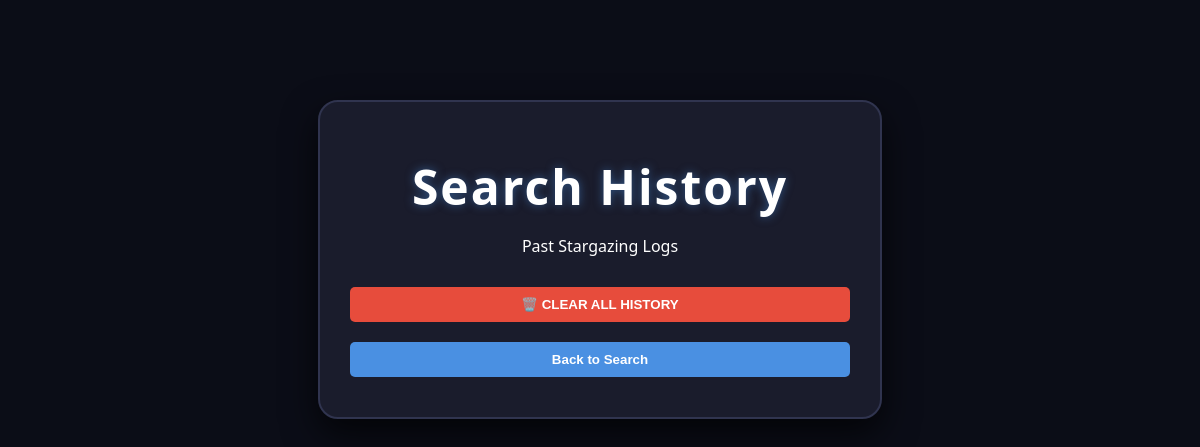
Before: /history with the older database file.
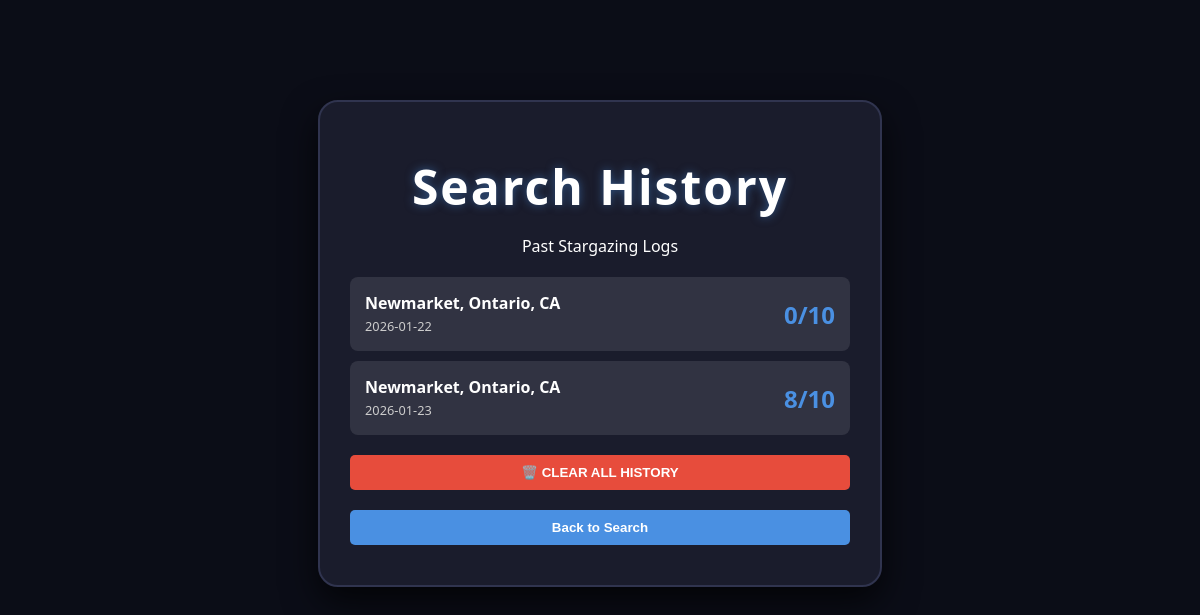
After: the same page with the newer database file.
### tables this page shows
CREATE TABLE searches (
        id INTEGER PRIMARY KEY AUTOINCREMENT,
        search_date TEXT,
        location TEXT,
        score INTEGER
    );

### app.py (the view)
@app.route('/history')
def history():
    conn = sqlite3.connect('database.db')
    conn.row_factory = sqlite3.Row
    cur = conn.cursor()
    cur.execute("SELECT * FROM searches ORDER BY id DESC")
    all_searches = cur.fetchall()
    conn.close()
    return render_template('history.html', searches=all_searches)

### templates/history.html (shortened to what this page needs)
<!DOCTYPE html>
<html>
<head>
    <link rel="stylesheet" href="{{ url_for('static', filename='style.css') }}">
</head>
<body>
    <div class="container history-container">
        <h1>Search History</h1>
        <p>Past Stargazing Logs</p>
        <div style="text-align: left; margin-top: 20px;">
            {% for row in searches %}
            <div style="background: rgba(255,255,255,0.1); padding: 15px; border-radius: 8px; margin-bottom: 10px; display: flex; justify-content: space-between; align-items: center;">
                <div>
                    <strong>{{ row['location'] }}</strong><br>
                    <span style="font-size: 0.8rem; color: #ccc;">{{ row['search_date'] }}</span>
                </div>
                <div style="font-size: 1.5rem; font-weight: bold; color: #4a90e2;">
                    {{ row['score'] }}/10
                </div>
            </div>
            {% endfor %}
        </div>
        <form action="/clear_history" method="POST" onsubmit="return confirm('Are you sure you want to wipe all history?');">
            <button type="submit" style="background-color: #e74c3c; margin-bottom: 10px;">
                🗑️ CLEAR ALL HISTORY
            </button>
        </form>
        <a href="/home"><button>Back to Search</button></a>
    </div>
</body>
</html>

### static/style.css (style rules this page uses)
body { background-image: url('background.jpg'); background-size: cover; background-attachment: fixed; background-position: center; background-color: #0b0d17; color: white; font-family: 'Segoe UI', sans-serif; margin: 0; display: flex; flex-direction: column; align-items: center; justify-content: flex-start; padding-top: 50px; padding-bottom: 50px; min-height: 100vh; }
.container { background-color: #1a1c2c; border: 2px solid #30344f; padding: 30px; border-radius: 20px; width: 90%; max-width: 500px; height: auto; box-shadow: 0 15px 35px rgba(0, 0, 0, 0.7); margin: 50px auto; text-align: center; box-shadow: 0 15px 35px rgba(0, 0, 0, 0.7); }
h1 { font-size: 3rem; margin-bottom: 10px; letter-spacing: 2px; color: #ffffff; text-shadow: 0 0 10px rgba(74, 144, 226, 0.5); }
input, select, button { width: 100%; padding: 10px; margin: 10px 0; border-radius: 5px; border: none; }
button { background-color: #4a90e2; color: white; font-weight: bold; cursor: pointer; transition: 0.3s; }
.history-container { position: relative; top: 0; left: 0; transform: none; margin: 50px auto; max-height: 80vh; overflow-y: auto; padding-top: 20px; }

Changed rows visible on the page:
added searches: location "Newmarket, Ontario, CA", search_date "2026-01-22", score "0"
added searches: location "Newmarket, Ontario, CA", search_date "2026-01-23", score "8"
